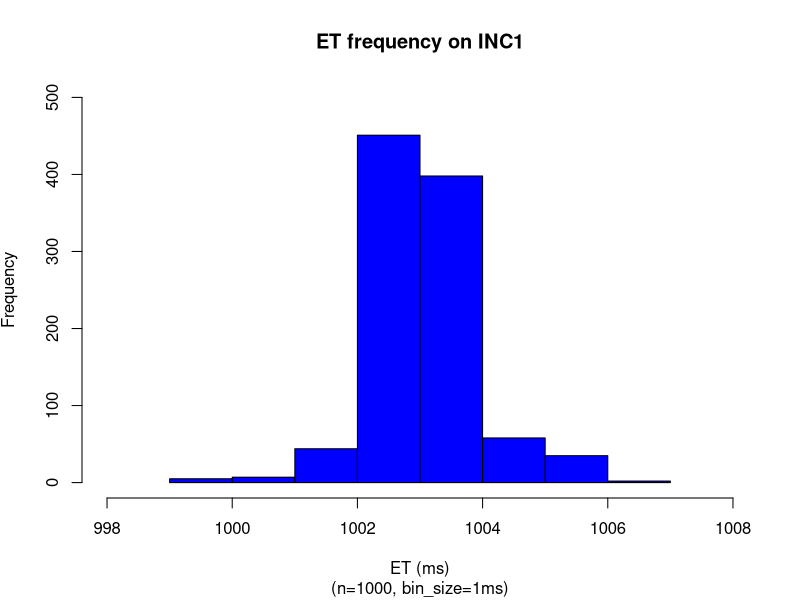
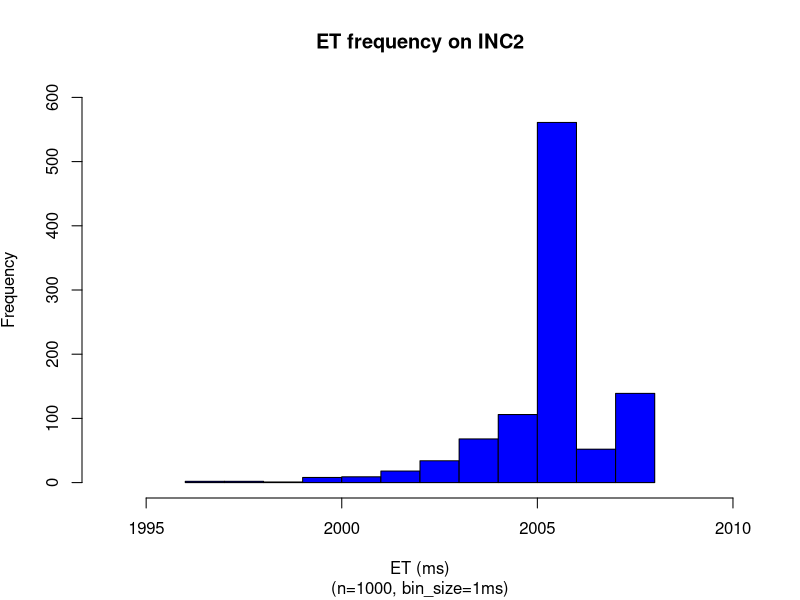
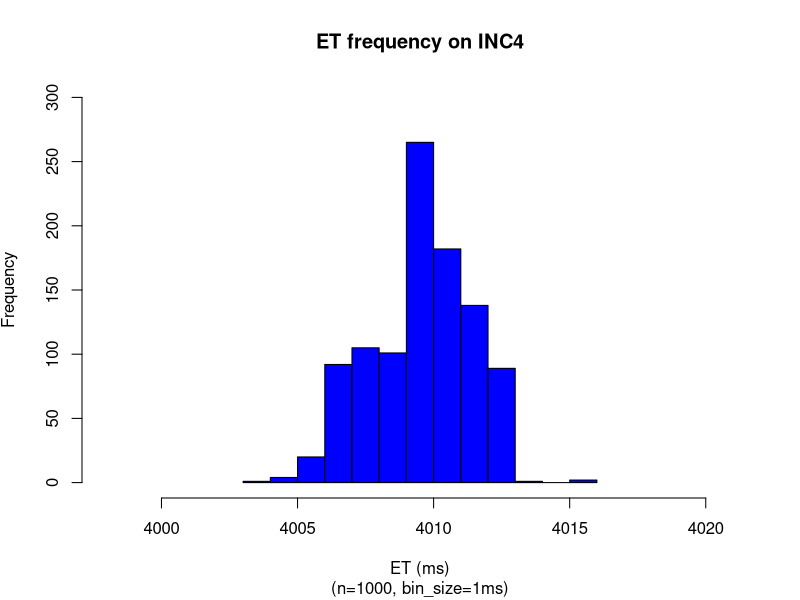
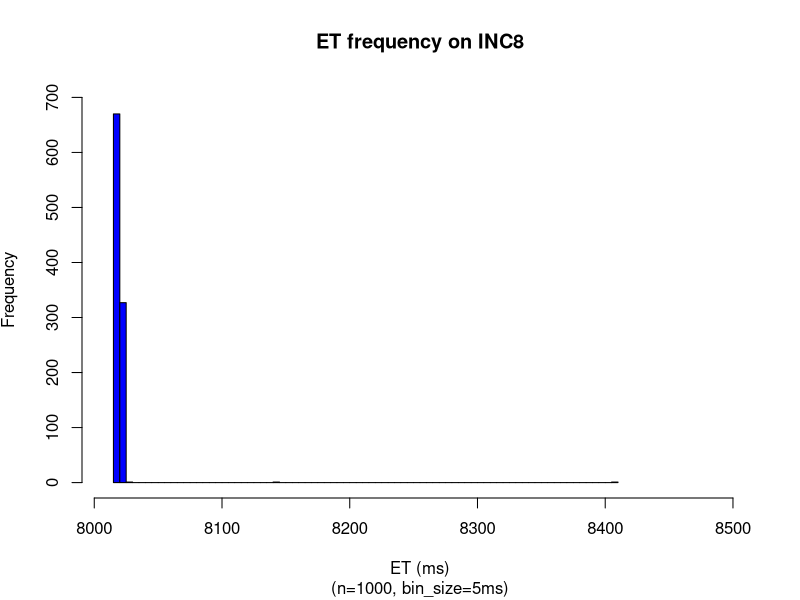
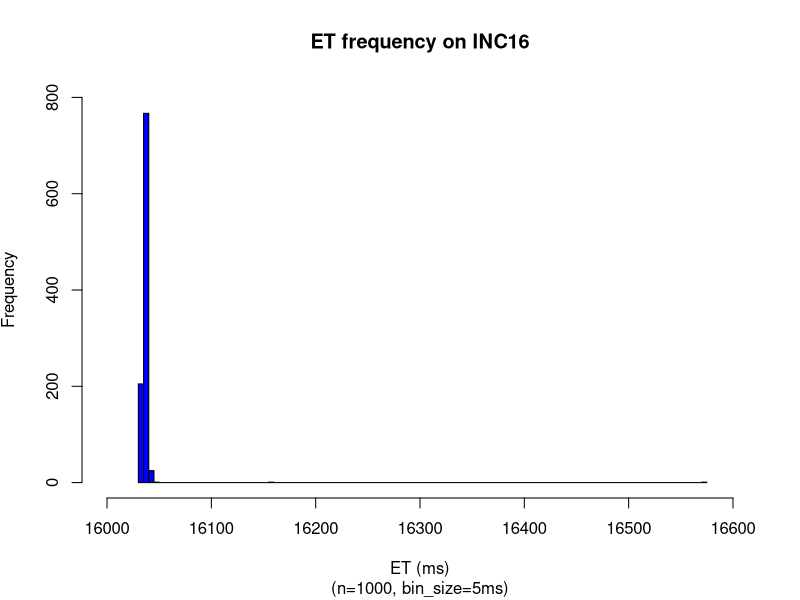
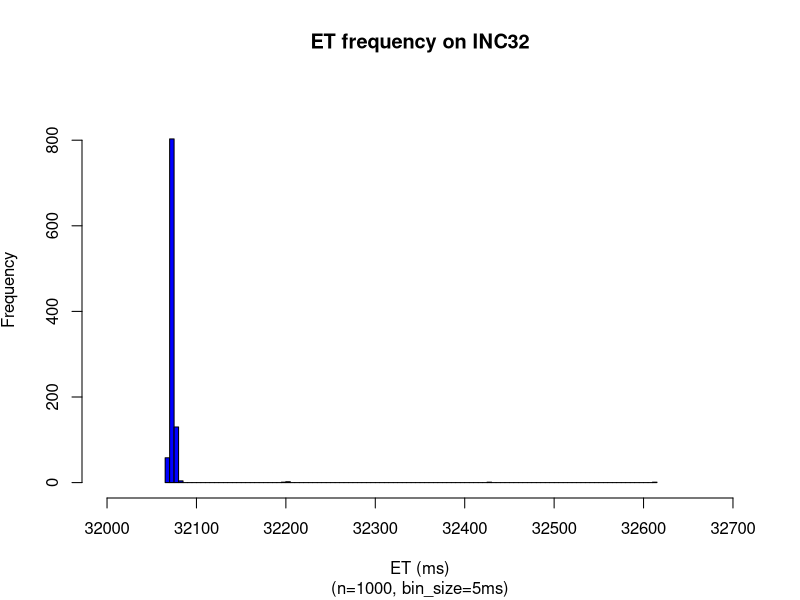
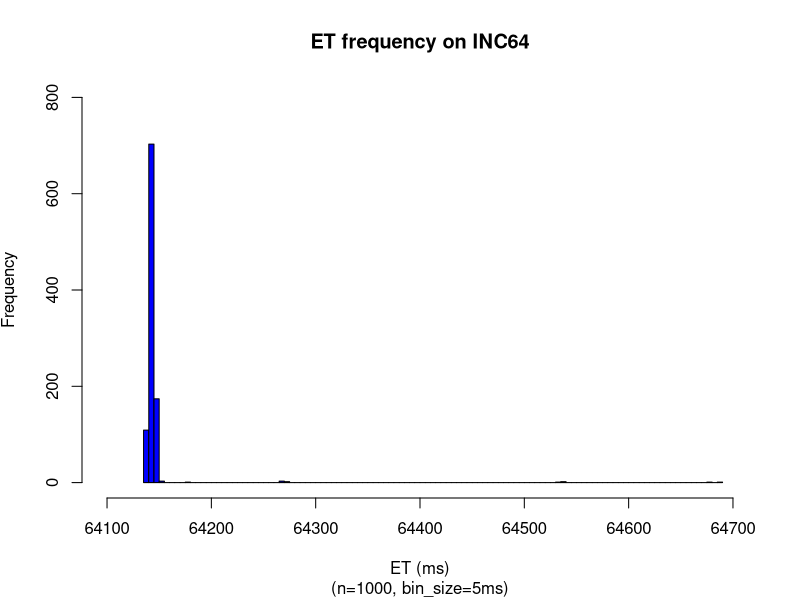
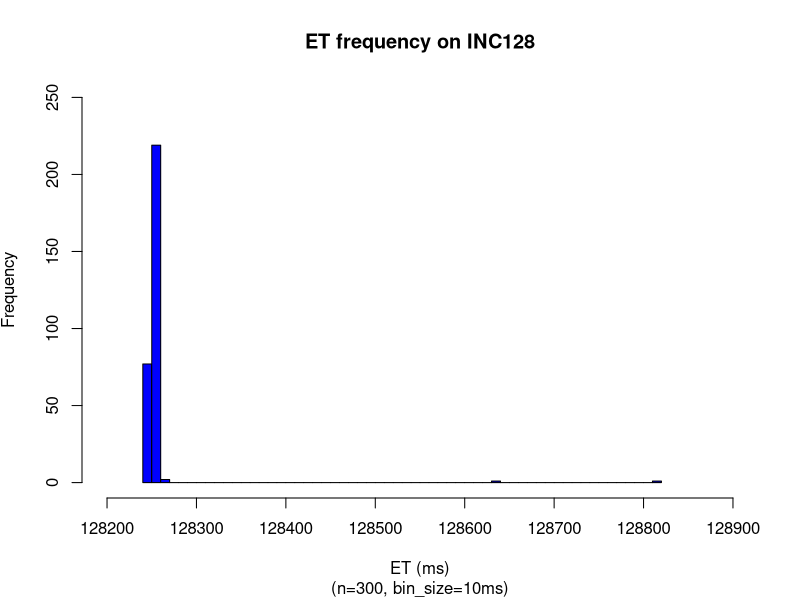

Recreate these plots in R, in order.
x = read.csv(file="1_sec.dat",head=TRUE,sep="\t")
setEPS()
postscript("1_sec_et_hist.eps")
xmax <- max(x$METIME)
xmin <- min(x$METIME)
h = hist(x$METIME, right=F,breaks=xmax-xmin+1,plot=F)
ymax <- max(h$counts)
ymax <- ceiling(ymax/100)*100
binsize=1
plot(h, freq=TRUE,ylim=c(0,ymax), xlim=c(xmin-1,xmax+1),col="blue", main='ET frequency on INC1', 
sub=paste("(n=",nrow(x),", bin_size=",binsize,"ms)",sep=""), 
xlab='ET (ms)', ylab=expression('Frequency'))
#xaxtl <- seq(xmin-1,xmax+1,by=1)
#axis(side=1, at=xaxtl, labels=xaxtl)
dev.off()

x = read.csv(file="2_sec.dat",head=TRUE,sep="\t")
setEPS()
postscript("2_sec_et_hist.eps")
xmax <- max(x$METIME)
xmin <- min(x$METIME)
h = hist(x$METIME, right=F,breaks=xmax-xmin+1,plot=F)
ymax <- max(h$counts)
ymax <- ceiling(ymax/100)*100
binsize=1
plot(h, freq=TRUE,ylim=c(0,ymax), xlim=c(xmin-2,xmax+2),col="blue", main='ET frequency on INC2', 
sub=paste("(n=",nrow(x),", bin_size=",binsize,"ms)",sep=""), 
xlab='ET (ms)', ylab=expression('Frequency'))
#xaxtl <- seq(xmin-1,xmax+1,by=1)
#axis(side=1, at=xaxtl, labels=xaxtl)
dev.off()

x = read.csv(file="4_sec.dat",head=TRUE,sep="\t")
setEPS()
postscript("4_sec_et_hist.eps")
xmax <- max(x$METIME)
xmin <- min(x$METIME)
h = hist(x$METIME, right=F,breaks=xmax-xmin+1,plot=F)
ymax <- max(h$counts)
ymax <- ceiling(ymax/100)*100
binsize=1
plot(h, freq=TRUE,ylim=c(0,ymax), xlim=c(xmin-5,xmax+5),col="blue", main='ET frequency on INC4', 
sub=paste("(n=",nrow(x),", bin_size=",binsize,"ms)",sep=""), 
xlab='ET (ms)', ylab=expression('Frequency'))
dev.off()

x = read.csv(file="8_sec.dat",head=TRUE,sep="\t")
setEPS()
postscript("8_sec_et_hist.eps")
xmax <- max(x$METIME)
xmin <- min(x$METIME)
binsize <- 4
nbins <- (xmax-xmin)/binsize
h = hist(x$METIME, right=F,breaks=nbins,plot=F)
ymax <- max(h$counts)
ymax <- ceiling(ymax/100)*100
binsize <- h$breaks[2] - h$breaks[1] 
plot(h, freq=TRUE,ylim=c(0,ymax), xlim=c(xmin-binsize,8500),col="blue", main='ET frequency on INC8', 
sub=paste("(n=",nrow(x),", bin_size=",binsize,"ms)",sep=""), 
xlab='ET (ms)', ylab=expression('Frequency'))
#xaxtl <- seq(xmin-1,xmax+1,by=1)
#axis(side=1, at=xaxtl, labels=xaxtl)
dev.off()

x = read.csv(file="16_sec.dat",head=TRUE,sep="\t")
setEPS()
postscript("16_sec_et_hist.eps")
xmax <- max(x$METIME)
xmax <- ceiling(xmax/100)*100
xmin <- min(x$METIME)
xmin <- floor(xmin/100)*100
binsize <- 4
nbins <- (xmax-xmin)/binsize
h = hist(x$METIME, right=F,breaks=nbins,plot=F)
ymax <- max(h$counts)
ymax <- ceiling(ymax/100)*100
binsize <- h$breaks[2] - h$breaks[1] 
plot(h, freq=TRUE,ylim=c(0,ymax), xlim=c(xmin,xmax),col="blue", main='ET frequency on INC16', 
sub=paste("(n=",nrow(x),", bin_size=",binsize,"ms)",sep=""), 
xlab='ET (ms)', ylab=expression('Frequency'))
#xaxtl <- seq(xmin-1,xmax+1,by=1)
#axis(side=1, at=xaxtl, labels=xaxtl)
dev.off()


x = read.csv(file="32_sec.dat",head=TRUE,sep="\t")
setEPS()
postscript("32_sec_et_hist.eps")
xmax <- max(x$METIME)
xmax <- ceiling(xmax/100)*100
xmin <- min(x$METIME)
xmin <- floor(xmin/100)*100
binsize <- 8
nbins <- (xmax-xmin)/binsize
h = hist(x$METIME, right=F,breaks=nbins,plot=F)
ymax <- max(h$counts)
ymax <- ceiling(ymax/100)*100
binsize <- h$breaks[2] - h$breaks[1] 
plot(h, freq=TRUE,ylim=c(0,ymax), xlim=c(xmin,xmax),col="blue", main='ET frequency on INC32', 
sub=paste("(n=",nrow(x),", bin_size=",binsize,"ms)",sep=""), 
xlab='ET (ms)', ylab=expression('Frequency'))
#xaxtl <- seq(xmin-1,xmax+1,by=1)
#axis(side=1, at=xaxtl, labels=xaxtl)
dev.off()

x = read.csv(file="64_sec.dat",head=TRUE,sep="\t")
setEPS()
postscript("64_sec_et_hist.eps")
xmax <- max(x$METIME)
xmax <- ceiling(xmax/100)*100
xmin <- min(x$METIME)
xmin <- floor(xmin/100)*100
binsize <- 4
nbins <- (xmax-xmin)/binsize
h = hist(x$METIME, right=F,breaks=nbins,plot=F)
ymax <- max(h$counts)
ymax <- ceiling(ymax/100)*100
binsize <- h$breaks[2] - h$breaks[1] 
plot(h, freq=TRUE,ylim=c(0,ymax), xlim=c(xmin,xmax),col="blue", main='ET frequency on INC64', 
sub=paste("(n=",nrow(x),", bin_size=",binsize,"ms)",sep=""), 
xlab='ET (ms)', ylab=expression('Frequency'))
dev.off()

x = read.csv(file="128_sec.dat",head=TRUE,sep="\t")
setEPS()
postscript("128_sec_et_hist.eps")
xmax <- max(x$METIME)
xmax <- ceiling(xmax/100)*100
xmin <- min(x$METIME)
xmin <- floor(xmin/100)*100
binsize <- 16
nbins <- (xmax-xmin)/binsize
h = hist(x$METIME, right=F,breaks=nbins,plot=F)
ymax <- max(h$counts)
ymax <- ceiling(ymax/100)*100
ymax <- 250
binsize <- h$breaks[2] - h$breaks[1] 
plot(h, freq=TRUE,ylim=c(0,ymax), xlim=c(xmin,xmax),col="blue", main='ET frequency on INC128', 
sub=paste("(n=",nrow(x),", bin_size=",binsize,"ms)",sep=""), 
xlab='ET (ms)', ylab=expression('Frequency'))
dev.off()

x = read.csv(file="256_sec.dat",head=TRUE,sep="\t")
setEPS()
postscript("256_sec_et_hist.eps")
xmax <- max(x$METIME)
xmax <- ceiling(xmax/100)*100
xmin <- min(x$METIME)
xmin <- floor(xmin/500)*500
xmin <- 256000
binsize <- 64
nbins <- (xmax-xmin)/binsize
h = hist(x$METIME, right=F,breaks=nbins,plot=F)
ymax <- max(h$counts)
ymax <- ceiling(ymax/100)*100
binsize <- h$breaks[2] - h$breaks[1] 
plot(h, freq=TRUE,ylim=c(0,ymax), xlim=c(xmin,xmax),col="blue", main='ET frequency on INC256', 
sub=paste("(n=",nrow(x),", bin_size=",binsize,"ms)",sep=""), 
xlab='ET (ms)', ylab=expression('Frequency'))
dev.off()

x = read.csv(file="512_sec.dat",head=TRUE,sep="\t")
setEPS()
postscript("512_sec_et_hist.eps")
xmax <- max(x$METIME)
xmax <- ceiling(xmax/100)*100
xmax <- 540000
xmin <- min(x$METIME)
xmin <- floor(xmin/500)*500
xmin <- 510000
binsize <- 512
nbins <- (xmax-xmin)/binsize
h = hist(x$METIME, right=F,breaks=nbins,plot=F)
ymax <- max(h$counts)
ymax <- ceiling(ymax/100)*100
binsize <- h$breaks[2] - h$breaks[1] 
plot(h, freq=TRUE,ylim=c(0,ymax), xlim=c(xmin,xmax),col="blue", main='ET frequency on INC512', 
sub=paste("(n=",nrow(x),", bin_size=",binsize,"ms)",sep=""), 
xlab='ET (ms)', ylab=expression('Frequency'))
dev.off()

x = read.csv(file="1024_sec.dat",head=TRUE,sep="\t")
setEPS()
postscript("1024_sec_et_hist.eps")
xmax <- max(x$METIME)
xmax <- ceiling(xmax/100)*100
xmax <- 1050000
xmin <- min(x$METIME)
xmin <- floor(xmin/500)*500
xmin <- 1020000
binsize <- 512
nbins <- (xmax-xmin)/binsize
h = hist(x$METIME, right=F,breaks=nbins,plot=F)
ymax <- max(h$counts)
ymax <- ceiling(ymax/100)*100
binsize <- h$breaks[2] - h$breaks[1] 
plot(h, freq=TRUE,ylim=c(0,ymax), xlim=c(xmin,xmax),col="blue", main='ET frequency on INC1024', 
sub=paste("(n=",nrow(x),", bin_size=",binsize,"ms)",sep=""), 
xlab='ET (ms)', ylab=expression('Frequency'))
dev.off()

x = read.csv(file="2048_sec.dat",head=TRUE,sep="\t")
setEPS()
postscript("2048_sec_et_hist.eps")
max(x$METIME)
min(x$METIME)
xmax <- max(x$METIME)
xmax <- ceiling(xmax/10000)*10000
#xmax <- 1050000
xmin <- min(x$METIME)
xmin <- floor(xmin/10000)*10000
#xmin <- 1020000
binsize <- 512
nbins <- (xmax-xmin)/binsize
h = hist(x$METIME, right=F,breaks=nbins,plot=F)
ymax <- max(h$counts)
ymax <- ceiling(ymax/100)*100
binsize <- h$breaks[2] - h$breaks[1] 
plot(h, freq=TRUE,ylim=c(0,ymax), xlim=c(xmin,xmax),col="blue", main='ET frequency on INC2048', 
sub=paste("(n=",nrow(x),", bin_size=",binsize,"ms)",sep=""), 
xlab='ET (ms)', ylab=expression('Frequency'))
dev.off()

x = read.csv(file="4096_sec.dat",head=TRUE,sep="\t")
setEPS()
postscript("4096_sec_et_hist.eps")
max(x$METIME)
min(x$METIME)
xmax <- max(x$METIME)
xmax <- ceiling(xmax/10000)*10000
#xmax <- 1050000
xmin <- min(x$METIME)
xmin <- floor(xmin/10000)*10000
#xmin <- 1020000
binsize <- 2048
nbins <- (xmax-xmin)/binsize
h = hist(x$METIME, right=F,breaks=nbins,plot=F)
ymax <- max(h$counts)
ymax <- ceiling(ymax/100)*100
ymax <- 250
binsize <- h$breaks[2] - h$breaks[1] 
plot(h, freq=TRUE,ylim=c(0,ymax), xlim=c(xmin,xmax),col="blue", main='ET frequency on INC4096', 
sub=paste("(n=",nrow(x),", bin_size=",binsize,"ms)",sep=""), 
xlab='ET (ms)', ylab=expression('Frequency'))
dev.off()

x = read.csv(file="8192_sec.dat",head=TRUE,sep="\t")
setEPS()
postscript("8192_sec_et_hist.eps")
max(x$METIME)
min(x$METIME)
xmax <- max(x$METIME)
xmax <- ceiling(xmax/500)*500
xmax <- 8209500
xmin <- min(x$METIME)
xmin <- floor(xmin/1000)*1000
xmin <- 8207500
binsize <- 128
nbins <- (xmax-xmin)/binsize
h = hist(x$METIME, right=F,breaks=nbins,plot=F)
ymax <- max(h$counts)
ymax <- ceiling(ymax/100)*100
ymax <- 25
binsize <- h$breaks[2] - h$breaks[1] 
plot(h, freq=TRUE,ylim=c(0,ymax), xlim=c(xmin,xmax),col="blue", main='ET frequency on INC8192', 
sub=paste("(n=",nrow(x),", bin_size=",binsize,"ms)",sep=""), 
xlab='ET (ms)', ylab=expression('Frequency'))
dev.off()

x = read.csv(file="16384_sec.dat",head=TRUE,sep="\t")
#x <- subset(x, x$ITERNUM <= 40)
setEPS()
postscript("16384_sec_et_hist.eps")
xmax <- max(x$METIME)
xmin <- min(x$METIME)
binsize <- 500
nbins <- (xmax-xmin)/binsize
h = hist(x$METIME, right=F,breaks=nbins,plot=F)
ymax <- 40
plot(h, freq=TRUE,ylim=c(0,ymax), xlim=c(xmin,xmax+5000),col="blue", main='ET frequency on INC16384', 
sub=paste("(n=",nrow(x),", bin_size=",binsize,"ms)",sep=""), 
xlab='ET (ms)', ylab=expression('Frequency'))
dev.off()
